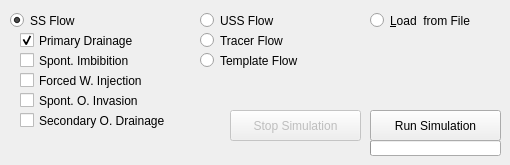
        <widget class="QWidget" name="tab_3">
         <attribute name="title">
          <string>Cycles</string>
         </attribute>
         <widget class="QCheckBox" name="PDCheckBox">
          <property name="geometry">
           <rect>
            <x>20</x>
            <y>30</y>
            <width>171</width>
            <height>21</height>
           </rect>
          </property>
          <property name="text">
           <string>Primary Drainage</string>
          </property>
          <property name="checked">
           <bool>true</bool>
          </property>
         </widget>
         <widget class="QCheckBox" name="PICheckBox">
          <property name="geometry">
           <rect>
            <x>20</x>
            <y>50</y>
            <width>171</width>
            <height>21</height>
           </rect>
          </property>
          <property name="text">
           <string>Spont. Imbibition</string>
          </property>
          <property name="checked">
           <bool>false</bool>
          </property>
         </widget>
         <widget class="QCheckBox" name="SDCheckBox">
          <property name="geometry">
           <rect>
            <x>20</x>
            <y>70</y>
            <width>171</width>
            <height>21</height>
           </rect>
          </property>
          <property name="text">
           <string>Forced W. Injection</string>
          </property>
          <property name="checked">
           <bool>false</bool>
          </property>
         </widget>
         <widget class="QCheckBox" name="SICheckBox">
          <property name="geometry">
           <rect>
            <x>20</x>
            <y>90</y>
            <width>171</width>
            <height>21</height>
           </rect>
          </property>
          <property name="text">
           <string>Spont. O. Invasion</string>
          </property>
          <property name="checked">
           <bool>false</bool>
          </property>
         </widget>
         <widget class="QCheckBox" name="TDCheckBox">
          <property name="geometry">
           <rect>
            <x>20</x>
            <y>110</y>
            <width>171</width>
            <height>21</height>
           </rect>
          </property>
          <property name="text">
           <string>Secondary O. Drainage</string>
          </property>
          <property name="checked">
           <bool>false</bool>
          </property>
         </widget>
         <widget class="QPushButton" name="twoPhaseSimButton">
          <property name="geometry">
           <rect>
            <x>370</x>
            <y>110</y>
            <width>131</width>
            <height>31</height>
           </rect>
          </property>
          <property name="text">
           <string>Run Simulation</string>
          </property>
         </widget>
         <widget class="QPushButton" name="twoPhaseSimStopButton">
          <property name="enabled">
           <bool>false</bool>
          </property>
          <property name="geometry">
           <rect>
            <x>230</x>
            <y>110</y>
            <width>131</width>
            <height>31</height>
           </rect>
          </property>
          <property name="text">
           <string>Stop Simulation</string>
          </property>
         </widget>
         <widget class="QRadioButton" name="twoPhaseFlowSteady">
          <property name="geometry">
           <rect>
            <x>10</x>
            <y>10</y>
            <width>181</width>
            <height>21</height>
           </rect>
          </property>
          <property name="toolTip">
           <string>Steady-State Flow</string>
          </property>
          <property name="text">
           <string>SS Flow</string>
          </property>
          <property name="checked">
           <bool>true</bool>
          </property>
         </widget>
         <widget class="QRadioButton" name="twoPhaseFlowUnSteady">
          <property name="geometry">
           <rect>
            <x>200</x>
            <y>30</y>
            <width>151</width>
            <height>21</height>
           </rect>
          </property>
          <property name="text">
           <string>Tracer Flow</string>
          </property>
         </widget>
         <widget class="QRadioButton" name="twoPhaseLoadFromFileRadioButton">
          <property name="geometry">
           <rect>
            <x>370</x>
            <y>10</y>
            <width>121</width>
            <height>21</height>
           </rect>
          </property>
          <property name="text">
           <string>&amp;Load  from File</string>
          </property>
          <property name="checked">
           <bool>false</bool>
          </property>
         </widget>
         <widget class="QRadioButton" name="twoPhaseFlowUnSteadyFast">
          <property name="geometry">
           <rect>
            <x>200</x>
            <y>10</y>
            <width>151</width>
            <height>21</height>
           </rect>
          </property>
          <property name="toolTip">
           <string>UnSteady-State Flow</string>
          </property>
          <property name="text">
           <string>USS Flow</string>
          </property>
         </widget>
         <widget class="QProgressBar" name="simulationProgressBar">
          <property name="geometry">
           <rect>
            <x>370</x>
            <y>140</y>
            <width>131</width>
            <height>16</height>
           </rect>
          </property>
          <property name="value">
           <number>0</number>
          </property>
          <property name="textVisible">
           <bool>false</bool>
          </property>
         </widget>
         <widget class="QRadioButton" name="templateFlow">
          <property name="geometry">
           <rect>
            <x>200</x>
            <y>50</y>
            <width>151</width>
            <height>21</height>
           </rect>
          </property>
          <property name="text">
           <string>Template Flow</string>
          </property>
         </widget>
        </widget>
